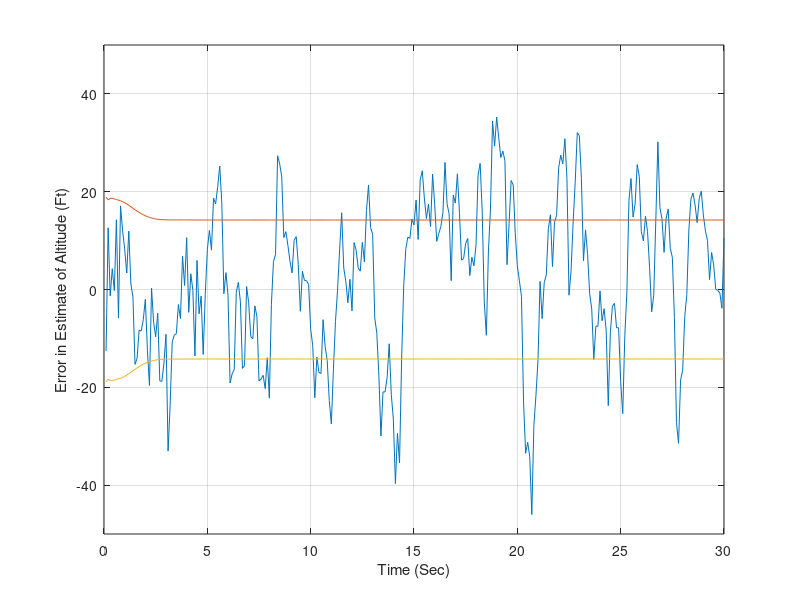
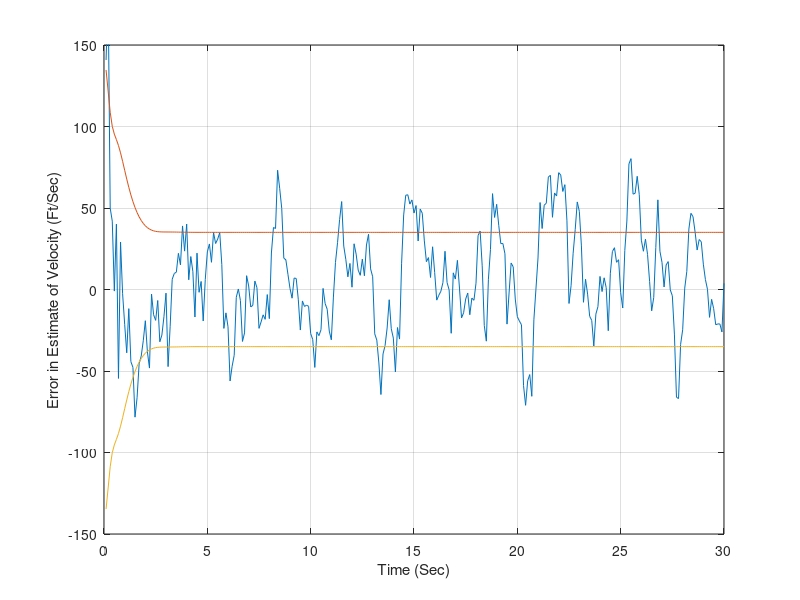
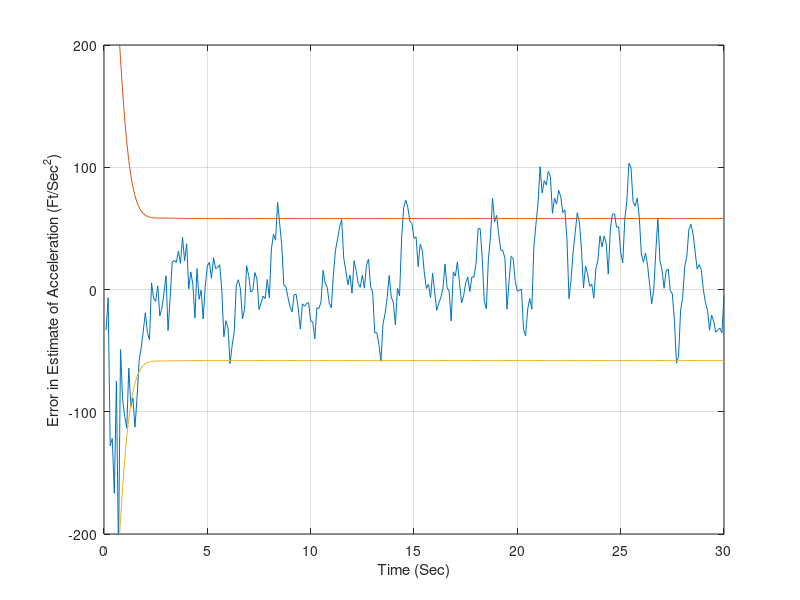

Source code (MATLAB) for these figures, in order:
clear all
close all
ITERM=1;
G=32.2;
SIGNOISE=25.;
RMAT=SIGNOISE^2;
X=200000.;
XD=-6000.;
BETA=500.;
XH=200025.;
XDH=-6150.;
XDDH=0.;
XNT=322.;
ORDER=3;
TS=.1;
TF=30;
PHIS=XNT*XNT/TF;
T=0.;
S=0.;
H=.001;
HP=.001;
TS2=TS*TS;
TS3=TS2*TS;
TS4=TS3*TS;
TS5=TS4*TS;
PHI=[1 TS .5*TS*TS;
	 0 1 TS; 
	 0 0 1];
P=[SIGNOISE*SIGNOISE 0 0;
   0 20000 0;
   0 0 XNT^2];
IDNP=eye(ORDER);
Q=[TS5*PHIS/20  TS4*PHIS/8  PHIS*TS3/6;
   TS4*PHIS/8  PHIS*TS3/3  .5*TS2*PHIS;
   PHIS*TS3/6  .5*TS2*PHIS  PHIS*TS];
HMAT=[1 0 0];
count=0;
while T<=TF
	XOLD=X;
	XDOLD=XD;
 	XDD=.0034*32.2*XD*XD*exp(-X/22000.)/(2.*BETA)-32.2;
 	X=X+H*XD;
	XD=XD+H*XDD;
 	T=T+H;
	XDD=.0034*32.2*XD*XD*exp(-X/22000.)/(2.*BETA)-32.2;
 	X=.5*(XOLD+X+H*XD);
	XD=.5*(XDOLD+XD+H*XDD);
 	S=S+H;
	if S>=(TS-.00001)
		S=0.;
		M=PHI*P*PHI'+Q;
		K = M*HMAT'/(HMAT*M*HMAT' + RMAT);
		P = (IDNP - K*HMAT)*M;		XNOISE=SIGNOISE*randn;
		RES=X+XNOISE-XH-TS*XDH-.5*TS*TS*XDDH;
		XH=XH+TS*XDH+.5*TS*TS*XDDH+K(1,1)*RES;
		XDH=XDH+TS*XDDH+K(2,1)*RES;
		XDDH=XDDH+K(3,1)*RES;
		RHOH=.0034*exp(-XH/22000.);
		BETAH=16.1*RHOH*XDH*XDH/(XDDH+32.2);
		ERRX=X-XH;
		SP11=sqrt(P(1,1));
		ERRXD=XD-XDH;
		SP22=sqrt(P(2,2));
		ERRXDD=XDD-XDDH;
		SP33=sqrt(P(3,3));
		SP11P=-SP11;
		SP22P=-SP22;
		SP33P=-SP33;
		count=count+1;
		ArrayT(count)=T;
		ArrayX(count)=X;
		ArrayXH(count)=XH;
		ArrayXD(count)=XD;
		ArrayXDH(count)=XDH;
		ArrayXDD(count)=XDD;
		ArrayXDDH(count)=XDDH;
		ArrayERRX(count)=ERRX;
		ArraySP11(count)=SP11;
		ArraySP11P(count)=SP11P;
		ArrayERRXD(count)=ERRXD;
		ArraySP22(count)=SP22;
		ArraySP22P(count)=SP22P;
		ArrayERRXDD(count)=ERRXDD;
		ArraySP33(count)=SP33;
		ArraySP33P(count)=SP33P;
		end
end
figure
plot(ArrayT,ArrayERRX,ArrayT,ArraySP11,ArrayT,ArraySP11P),grid
xlabel('Time (Sec)')
ylabel('Error in Estimate of Altitude (Ft)')
axis([0 30 -50 50])
figure
plot(ArrayT,ArrayERRXD,ArrayT,ArraySP22,ArrayT,ArraySP22P),grid
xlabel('Time (Sec)')
ylabel('Error in Estimate of Velocity (Ft/Sec)')
axis([0 30 -150 150])
figure
plot(ArrayT,ArrayERRXDD,ArrayT,ArraySP33,ArrayT,ArraySP33P),grid
xlabel('Time (Sec)')
ylabel('Error in Estimate of Acceleration (Ft/Sec^2)')
axis([0 30 -200 200])
clc
output=[ArrayT',ArrayX',ArrayXH',ArrayXD',ArrayXDH',ArrayXDD',ArrayXDDH'];
save datfil.txt output  -ascii
output=[ArrayT',ArrayERRX',ArraySP11',ArraySP11P',ArrayERRXD',ArraySP22',...
ArraySP22P',ArrayERRXDD',ArraySP33',ArraySP33P'];
save covfil.txt output  -ascii
disp 'simulation finished'

	
	
